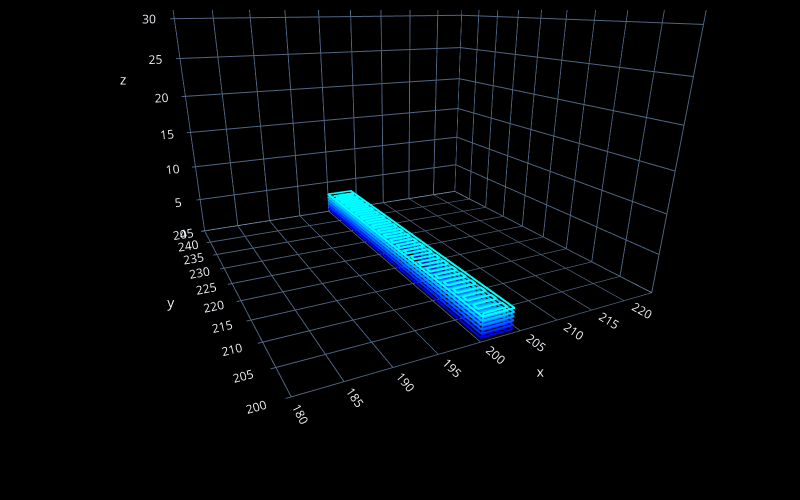
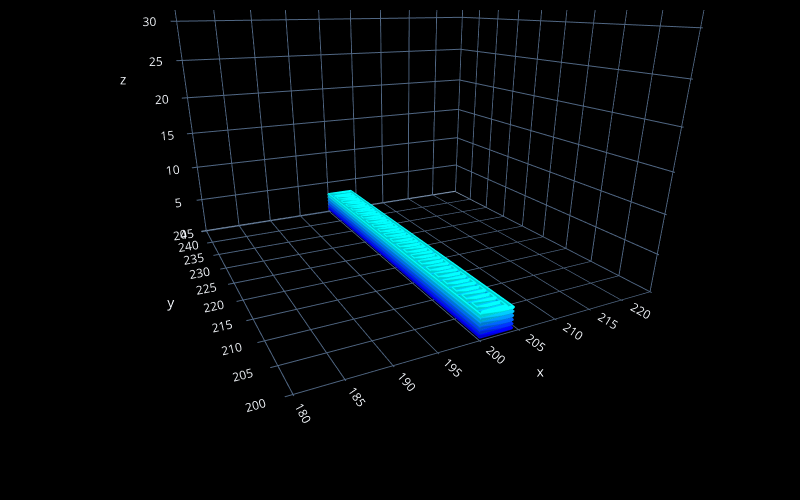

The notebook cell saved with these charts, in order:
### Code cell
# preview the design

fc.transform(steps, 'plot', fc.PlotControls(style='line', zoom=0.7))
# hover the cursor over the lines in the plot to check xyz positions of the points in the design

# uncomment the next line to create a plot with real heights/widths for extruded lines to preview the real 3D printed geometry
fc.transform(steps, 'plot', fc.PlotControls(style='tube', zoom=0.7, initialization_data={'extrusion_width': EW, 'extrusion_height': EH}))

# uncomment the next line to create a neat preview (click the top-left button in the plot for a .png file) - post and tag @FullControlXYZ :)
# fc.transform(steps, 'plot', fc.PlotControls(neat_for_publishing=True, zoom=0.5, initialization_data={'extrusion_width': EW, 'extrusion_height': EH}))

### Figure 1 — Plotly figure (JSON) as saved in the notebook; plotly's stock layout.template omitted (floating-point values rounded to 4 significant figures; data arrays with more than 128 entries replaced by an {"elided": "..."} marker saying what was removed)
{"data": [{"line": {"color": {"elided": "558 str values"}, "width": 4}, "mode": "lines", "showlegend": false, "type": "scatter3d", "x": {"elided": "558 float values"}, "y": {"elided": "558 float values"}, "z": {"elided": "558 float values"}}, {"marker": {"color": "red", "size": 2}, "mode": "markers", "showlegend": false, "type": "scatter3d", "x": [], "y": [], "z": []}], "layout": {"height": 500, "margin": {"b": 10, "l": 10, "pad": 4, "r": 10, "t": 10}, "paper_bgcolor": "black", "scene": {"aspectmode": "cube", "camera": {"center": {"x": 0, "y": 0, "z": -0.4722}, "eye": {"x": -0.7143, "y": -1.429, "z": 0.2143}}, "xaxis": {"backgroundcolor": "black", "nticks": 10, "range": [179.5, 224.5]}, "yaxis": {"backgroundcolor": "black", "nticks": 10, "range": [200.0, 245.0]}, "zaxis": {"backgroundcolor": "black", "nticks": 10, "range": [0, 45.0]}}, "width": 800}}

### Figure 2 — Plotly figure (JSON) as saved in the notebook; plotly's stock layout.template omitted (floating-point values rounded to 4 significant figures; data arrays with more than 128 entries replaced by an {"elided": "..."} marker saying what was removed)
{"data": [{"i": {"elided": "8816 int values"}, "j": {"elided": "8816 int values"}, "k": {"elided": "8816 int values"}, "type": "mesh3d", "vertexcolor": {"elided": "4412 str values"}, "x": {"elided": "4412 float values"}, "y": {"elided": "4412 float values"}, "z": {"elided": "4412 float values"}}, {"marker": {"color": "red", "size": 2}, "mode": "markers", "showlegend": false, "type": "scatter3d", "x": [], "y": [], "z": []}], "layout": {"height": 500, "margin": {"b": 10, "l": 10, "pad": 4, "r": 10, "t": 10}, "paper_bgcolor": "black", "scene": {"aspectmode": "cube", "camera": {"center": {"x": 0, "y": 0, "z": -0.4725}, "eye": {"x": -0.7143, "y": -1.429, "z": 0.2143}}, "xaxis": {"backgroundcolor": "black", "nticks": 10, "range": [179.2, 224.8]}, "yaxis": {"backgroundcolor": "black", "nticks": 10, "range": [199.7, 245.3]}, "zaxis": {"backgroundcolor": "black", "nticks": 10, "range": [0, 45.5]}}, "width": 800}}
